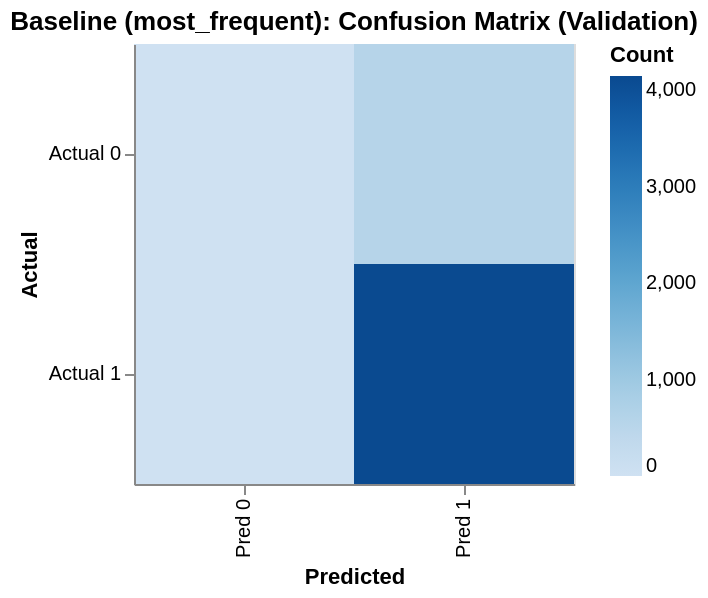

Here is the notebook cell this chart was saved with:
### Code cell
# A.2 Extra: Confusion matrix heatmap (VAL)
import altair as alt
from sklearn.metrics import confusion_matrix
import pandas as pd
from IPython.display import display

y_true = pd.Series(y_val_s).reset_index(drop=True)
y_pred = pd.Series(y_val_pred_mf).reset_index(drop=True)

cm = confusion_matrix(y_true, y_pred)
cm_df = pd.DataFrame(cm, index=["Actual 0", "Actual 1"], columns=["Pred 0", "Pred 1"])
cm_long = (
    cm_df
    .reset_index()
    .melt(id_vars="index", var_name="Predicted", value_name="Count")
    .rename(columns={"index": "Actual"})
)

chart = (
    alt.Chart(cm_long)
    .mark_rect()
    .encode(
        x=alt.X("Predicted:N"),
        y=alt.Y("Actual:N"),
        color=alt.Color("Count:Q", scale=alt.Scale(scheme="blues")),
        tooltip=["Actual:N", "Predicted:N", "Count:Q"],
    )
    .properties(title="Baseline (most_frequent): Confusion Matrix (Validation)", width=220, height=220)
)
display(chart)

### Figure 1 — Vega-Lite specification as saved in the notebook (floating-point values rounded to 4 significant figures)
{"config": {"view": {"continuousWidth": 300, "continuousHeight": 300}}, "data": {"name": "data-82628c31f23e31efcbfd72350cbe3261"}, "mark": {"type": "rect"}, "encoding": {"color": {"field": "Count", "scale": {"scheme": "blues"}, "type": "quantitative"}, "tooltip": [{"field": "Actual", "type": "nominal"}, {"field": "Predicted", "type": "nominal"}, {"field": "Count", "type": "quantitative"}], "x": {"field": "Predicted", "type": "nominal"}, "y": {"field": "Actual", "type": "nominal"}}, "height": 220, "title": "Baseline (most_frequent): Confusion Matrix (Validation)", "width": 220, "$schema": "https://vega.github.io/schema/vega-lite/v5.20.1.json", "datasets": {"data-82628c31f23e31efcbfd72350cbe3261": [{"Actual": "Actual 0", "Predicted": "Pred 0", "Count": 0}, {"Actual": "Actual 1", "Predicted": "Pred 0", "Count": 0}, {"Actual": "Actual 0", "Predicted": "Pred 1", "Count": 571}, {"Actual": "Actual 1", "Predicted": "Pred 1", "Count": 4149}]}}
